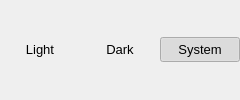
             <widget class="QFrame" name="app_theme_frame">
              <property name="font">
               <font>
                <pointsize>10</pointsize>
               </font>
              </property>
              <property name="styleSheet">
               <string notr="true">QFrame#app_theme_frame {
padding: 1px;
border-radius: 10px;
border: 1px solid rgba(255, 255, 255, 30);
background: rgba(255, 255, 255, 10);
}
QFrame#app_theme_frame QPushButton {
margin: 1px;
border-radius: 8px;
color: rgba(255, 255, 255, 150);
background: transparent;
}
QFrame#app_theme_frame QPushButton:hover {
color: rgba(255, 255, 255, 255);
background: rgba(255, 255, 255, 15);
}
QFrame#app_theme_frame QPushButton:pressed {
background: rgba(255, 255, 255, 5);
}
QFrame#app_theme_frame QPushButton:checked {
color: rgba(255, 255, 255, 255);
}
QFrame#app_theme_frame QPushButton:focus {
outline: none;
}</string>
              </property>
              <layout class="QHBoxLayout" name="hlayout_app_lang_value_frame_2">
               <property name="spacing">
                <number>0</number>
               </property>
               <property name="leftMargin">
                <number>0</number>
               </property>
               <property name="topMargin">
                <number>0</number>
               </property>
               <property name="rightMargin">
                <number>0</number>
               </property>
               <property name="bottomMargin">
                <number>0</number>
               </property>
               <item>
                <widget class="QPushButton" name="btn_light_theme">
                 <property name="minimumSize">
                  <size>
                   <width>0</width>
                   <height>25</height>
                  </size>
                 </property>
                 <property name="maximumSize">
                  <size>
                   <width>16777215</width>
                   <height>25</height>
                  </size>
                 </property>
                 <property name="font">
                  <font>
                   <pointsize>10</pointsize>
                  </font>
                 </property>
                 <property name="text">
                  <string>Light</string>
                 </property>
                 <property name="checkable">
                  <bool>true</bool>
                 </property>
                 <property name="checked">
                  <bool>false</bool>
                 </property>
                 <property name="autoExclusive">
                  <bool>true</bool>
                 </property>
                 <property name="flat">
                  <bool>true</bool>
                 </property>
                </widget>
               </item>
               <item>
                <widget class="QPushButton" name="btn_dark_theme">
                 <property name="minimumSize">
                  <size>
                   <width>0</width>
                   <height>25</height>
                  </size>
                 </property>
                 <property name="maximumSize">
                  <size>
                   <width>16777215</width>
                   <height>25</height>
                  </size>
                 </property>
                 <property name="font">
                  <font>
                   <pointsize>10</pointsize>
                  </font>
                 </property>
                 <property name="text">
                  <string>Dark</string>
                 </property>
                 <property name="checkable">
                  <bool>true</bool>
                 </property>
                 <property name="autoExclusive">
                  <bool>true</bool>
                 </property>
                 <property name="flat">
                  <bool>true</bool>
                 </property>
                </widget>
               </item>
               <item>
                <widget class="QPushButton" name="btn_system_theme">
                 <property name="minimumSize">
                  <size>
                   <width>0</width>
                   <height>25</height>
                  </size>
                 </property>
                 <property name="maximumSize">
                  <size>
                   <width>16777215</width>
                   <height>25</height>
                  </size>
                 </property>
                 <property name="font">
                  <font>
                   <pointsize>10</pointsize>
                  </font>
                 </property>
                 <property name="text">
                  <string>System</string>
                 </property>
                 <property name="checkable">
                  <bool>true</bool>
                 </property>
                 <property name="checked">
                  <bool>true</bool>
                 </property>
                 <property name="autoExclusive">
                  <bool>true</bool>
                 </property>
                 <property name="flat">
                  <bool>true</bool>
                 </property>
                </widget>
               </item>
              </layout>
             </widget>
